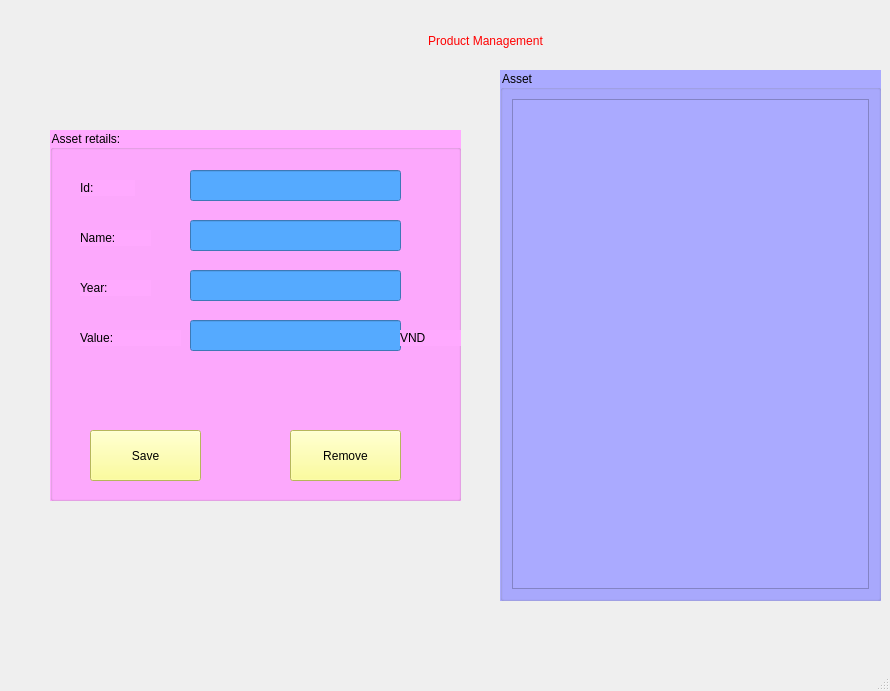
<?xml version="1.0" encoding="UTF-8"?>
<ui version="4.0">
 <class>MainWindow</class>
 <widget class="QMainWindow" name="MainWindow">
  <property name="geometry">
   <rect>
    <x>0</x>
    <y>0</y>
    <width>890</width>
    <height>691</height>
   </rect>
  </property>
  <property name="windowTitle">
   <string>minh - K24406H</string>
  </property>
  <widget class="QWidget" name="centralwidget">
   <widget class="QLabel" name="label">
    <property name="geometry">
     <rect>
      <x>330</x>
      <y>20</y>
      <width>311</width>
      <height>41</height>
     </rect>
    </property>
    <property name="styleSheet">
     <string notr="true">font: 75 20pt &quot;Times New Roman&quot;;
color: rgb(255, 0, 0);</string>
    </property>
    <property name="text">
     <string>Product Management</string>
    </property>
    <property name="alignment">
     <set>Qt::AlignCenter</set>
    </property>
   </widget>
   <widget class="QGroupBox" name="groupBox">
    <property name="geometry">
     <rect>
      <x>500</x>
      <y>70</y>
      <width>381</width>
      <height>531</height>
     </rect>
    </property>
    <property name="styleSheet">
     <string notr="true">font: 75 14pt &quot;Times New Roman&quot;;
color: rgb(0, 0, 0);
background-color: rgb(170, 170, 255);</string>
    </property>
    <property name="title">
     <string>Asset</string>
    </property>
    <layout class="QVBoxLayout" name="verticalLayout">
     <item>
      <widget class="QScrollArea" name="scrollArea">
       <property name="styleSheet">
        <string notr="true">color: rgb(0, 0, 0);
font: 75 14pt &quot;Times New Roman&quot;;
</string>
       </property>
       <property name="widgetResizable">
        <bool>true</bool>
       </property>
       <widget class="QWidget" name="scrollAreaWidgetContents">
        <property name="geometry">
         <rect>
          <x>0</x>
          <y>0</y>
          <width>355</width>
          <height>479</height>
         </rect>
        </property>
        <layout class="QVBoxLayout" name="verticalLayout_3">
         <item>
          <layout class="QVBoxLayout" name="verticalLayoutButton"/>
         </item>
        </layout>
       </widget>
      </widget>
     </item>
    </layout>
   </widget>
   <widget class="QGroupBox" name="groupBox_2">
    <property name="geometry">
     <rect>
      <x>50</x>
      <y>130</y>
      <width>411</width>
      <height>371</height>
     </rect>
    </property>
    <property name="styleSheet">
     <string notr="true">font: 75 14pt &quot;Times New Roman&quot;;
color: rgb(0, 0, 0);
background-color: rgb(255, 170, 255);</string>
    </property>
    <property name="title">
     <string>Asset retails:</string>
    </property>
    <widget class="QLabel" name="label_2">
     <property name="geometry">
      <rect>
       <x>30</x>
       <y>50</y>
       <width>55</width>
       <height>16</height>
      </rect>
     </property>
     <property name="styleSheet">
      <string notr="true">font: 75 14pt &quot;Times New Roman&quot;;
color: rgb(0, 0, 0);</string>
     </property>
     <property name="text">
      <string>Id:</string>
     </property>
    </widget>
    <widget class="QLineEdit" name="lineEditId">
     <property name="geometry">
      <rect>
       <x>140</x>
       <y>40</y>
       <width>211</width>
       <height>31</height>
      </rect>
     </property>
     <property name="styleSheet">
      <string notr="true">font: 75 14pt &quot;Times New Roman&quot;;
color: rgb(0, 0, 0);
background-color: rgb(85, 170, 255);</string>
     </property>
    </widget>
    <widget class="QLabel" name="label_3">
     <property name="geometry">
      <rect>
       <x>30</x>
       <y>100</y>
       <width>71</width>
       <height>16</height>
      </rect>
     </property>
     <property name="styleSheet">
      <string notr="true">font: 75 14pt &quot;Times New Roman&quot;;
color: rgb(0, 0, 0);</string>
     </property>
     <property name="text">
      <string>Name:</string>
     </property>
    </widget>
    <widget class="QLabel" name="label_4">
     <property name="geometry">
      <rect>
       <x>30</x>
       <y>150</y>
       <width>71</width>
       <height>16</height>
      </rect>
     </property>
     <property name="styleSheet">
      <string notr="true">font: 75 14pt &quot;Times New Roman&quot;;
color: rgb(0, 0, 0);</string>
     </property>
     <property name="text">
      <string>Year:</string>
     </property>
    </widget>
    <widget class="QLabel" name="label_5">
     <property name="geometry">
      <rect>
       <x>30</x>
       <y>200</y>
       <width>101</width>
       <height>16</height>
      </rect>
     </property>
     <property name="styleSheet">
      <string notr="true">font: 75 14pt &quot;Times New Roman&quot;;
color: rgb(0, 0, 0);</string>
     </property>
     <property name="text">
      <string>Value:</string>
     </property>
    </widget>
    <widget class="QLineEdit" name="lineEditName">
     <property name="geometry">
      <rect>
       <x>140</x>
       <y>90</y>
       <width>211</width>
       <height>31</height>
      </rect>
     </property>
     <property name="styleSheet">
      <string notr="true">font: 75 14pt &quot;Times New Roman&quot;;
background-color: rgb(85, 170, 255);
color: rgb(0, 0, 0);</string>
     </property>
    </widget>
    <widget class="QLineEdit" name="lineEditPrice">
     <property name="geometry">
      <rect>
       <x>140</x>
       <y>140</y>
       <width>211</width>
       <height>31</height>
      </rect>
     </property>
     <property name="styleSheet">
      <string notr="true">font: 75 14pt &quot;Times New Roman&quot;;
background-color: rgb(85, 170, 255);
color: rgb(0, 0, 0);</string>
     </property>
    </widget>
    <widget class="QLineEdit" name="lineEditDiscount">
     <property name="geometry">
      <rect>
       <x>140</x>
       <y>190</y>
       <width>211</width>
       <height>31</height>
      </rect>
     </property>
     <property name="styleSheet">
      <string notr="true">font: 75 14pt &quot;Times New Roman&quot;;
background-color: rgb(85, 170, 255);
color: rgb(0, 0, 0);</string>
     </property>
    </widget>
    <widget class="QPushButton" name="pushButtonSave">
     <property name="geometry">
      <rect>
       <x>40</x>
       <y>300</y>
       <width>111</width>
       <height>51</height>
      </rect>
     </property>
     <property name="styleSheet">
      <string notr="true">background-color: rgb(255, 255, 127);
color: rgb(0, 0, 0);</string>
     </property>
     <property name="text">
      <string>Save</string>
     </property>
     <property name="icon">
      <iconset>
       <normaloff>../Images/Save.png</normaloff>../Images/Save.png</iconset>
     </property>
    </widget>
    <widget class="QPushButton" name="pushButtonRemove">
     <property name="geometry">
      <rect>
       <x>240</x>
       <y>300</y>
       <width>111</width>
       <height>51</height>
      </rect>
     </property>
     <property name="styleSheet">
      <string notr="true">background-color: rgb(255, 255, 127);
color: rgb(0, 0, 0);</string>
     </property>
     <property name="text">
      <string>Remove</string>
     </property>
     <property name="icon">
      <iconset>
       <normaloff>../Images/Remove.png</normaloff>../Images/Remove.png</iconset>
     </property>
    </widget>
    <widget class="QLabel" name="label_6">
     <property name="geometry">
      <rect>
       <x>350</x>
       <y>200</y>
       <width>101</width>
       <height>16</height>
      </rect>
     </property>
     <property name="styleSheet">
      <string notr="true">font: 75 14pt &quot;Times New Roman&quot;;
color: rgb(0, 0, 0);</string>
     </property>
     <property name="text">
      <string>VND</string>
     </property>
    </widget>
   </widget>
  </widget>
  <widget class="QMenuBar" name="menubar">
   <property name="geometry">
    <rect>
     <x>0</x>
     <y>0</y>
     <width>890</width>
     <height>26</height>
    </rect>
   </property>
  </widget>
  <widget class="QStatusBar" name="statusbar"/>
 </widget>
 <resources/>
 <connections/>
</ui>
